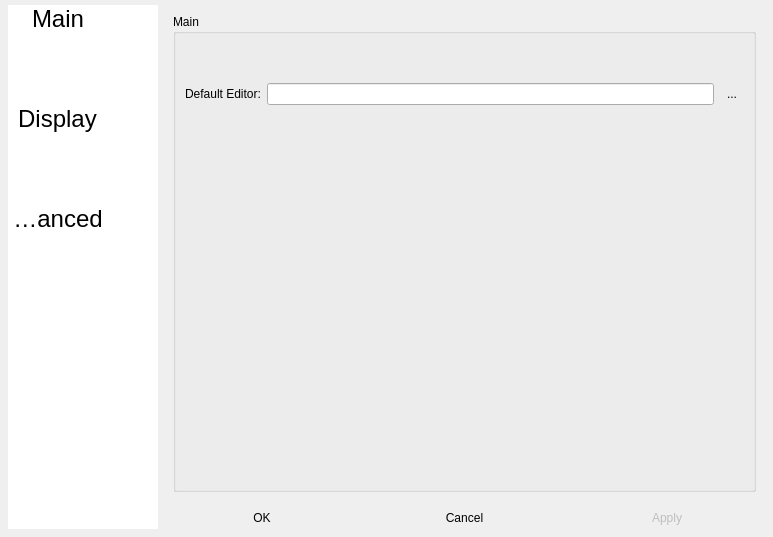
<?xml version="1.0" encoding="UTF-8"?>
<ui version="4.0">
 <class>configDialog</class>
 <widget class="QDialog" name="configDialog">
  <property name="geometry">
   <rect>
    <x>0</x>
    <y>0</y>
    <width>773</width>
    <height>537</height>
   </rect>
  </property>
  <property name="windowTitle">
   <string>Setting [*]</string>
  </property>
  <property name="styleSheet">
   <string>QPushButton:hover:flat { border: 1px solid grey; border-radius: 3px}</string>
  </property>
  <layout class="QGridLayout" name="gridLayout_3" columnstretch="2,8">
   <property name="leftMargin">
    <number>8</number>
   </property>
   <property name="topMargin">
    <number>5</number>
   </property>
   <property name="rightMargin">
    <number>8</number>
   </property>
   <property name="bottomMargin">
    <number>8</number>
   </property>
   <item row="0" column="1">
    <layout class="QVBoxLayout" name="verticalLayout" stretch="0,0">
     <property name="bottomMargin">
      <number>0</number>
     </property>
     <item>
      <widget class="QStackedWidget" name="configStackedWidget">
       <property name="currentIndex">
        <number>0</number>
       </property>
       <widget class="QWidget" name="page_main">
        <property name="sizePolicy">
         <sizepolicy hsizetype="Preferred" vsizetype="Preferred">
          <horstretch>0</horstretch>
          <verstretch>0</verstretch>
         </sizepolicy>
        </property>
        <layout class="QVBoxLayout" name="verticalLayout_5">
         <item>
          <widget class="QGroupBox" name="groupBox">
           <property name="sizePolicy">
            <sizepolicy hsizetype="Expanding" vsizetype="Expanding">
             <horstretch>0</horstretch>
             <verstretch>0</verstretch>
            </sizepolicy>
           </property>
           <property name="title">
            <string>Main</string>
           </property>
           <layout class="QVBoxLayout" name="verticalLayout_2">
            <item>
             <spacer name="verticalSpacer_2">
              <property name="orientation">
               <enum>Qt::Vertical</enum>
              </property>
              <property name="sizeType">
               <enum>QSizePolicy::Minimum</enum>
              </property>
              <property name="sizeHint" stdset="0">
               <size>
                <width>20</width>
                <height>40</height>
               </size>
              </property>
             </spacer>
            </item>
            <item>
             <layout class="QGridLayout" name="gridLayout_2">
              <item row="0" column="2">
               <widget class="QToolButton" name="defaultEditor_toolBn">
                <property name="text">
                 <string>...</string>
                </property>
                <property name="autoRaise">
                 <bool>true</bool>
                </property>
               </widget>
              </item>
              <item row="0" column="1">
               <widget class="QLineEdit" name="defaultEditor_lineEdit"/>
              </item>
              <item row="0" column="0">
               <widget class="QLabel" name="label_8">
                <property name="text">
                 <string>Default Editor:</string>
                </property>
               </widget>
              </item>
             </layout>
            </item>
            <item>
             <spacer name="verticalSpacer">
              <property name="orientation">
               <enum>Qt::Vertical</enum>
              </property>
              <property name="sizeHint" stdset="0">
               <size>
                <width>20</width>
                <height>40</height>
               </size>
              </property>
             </spacer>
            </item>
           </layout>
          </widget>
         </item>
        </layout>
       </widget>
       <widget class="QWidget" name="page_display">
        <layout class="QVBoxLayout" name="verticalLayout_6">
         <item>
          <widget class="QGroupBox" name="groupBox_2">
           <property name="title">
            <string>Display</string>
           </property>
           <layout class="QVBoxLayout" name="verticalLayout_7">
            <item>
             <spacer name="verticalSpacer_3">
              <property name="orientation">
               <enum>Qt::Vertical</enum>
              </property>
              <property name="sizeType">
               <enum>QSizePolicy::Minimum</enum>
              </property>
              <property name="sizeHint" stdset="0">
               <size>
                <width>20</width>
                <height>40</height>
               </size>
              </property>
             </spacer>
            </item>
            <item>
             <layout class="QGridLayout" name="gridLayout">
              <item row="0" column="2">
               <widget class="QToolButton" name="profileFont_toolBn">
                <property name="text">
                 <string>...</string>
                </property>
                <property name="autoRaise">
                 <bool>true</bool>
                </property>
               </widget>
              </item>
              <item row="0" column="1">
               <widget class="QLineEdit" name="profileFont_lineEdit"/>
              </item>
              <item row="0" column="0">
               <widget class="QLabel" name="label_6">
                <property name="text">
                 <string>Font (Profile, File):</string>
                </property>
               </widget>
              </item>
             </layout>
            </item>
            <item>
             <spacer name="verticalSpacer_4">
              <property name="orientation">
               <enum>Qt::Vertical</enum>
              </property>
              <property name="sizeHint" stdset="0">
               <size>
                <width>20</width>
                <height>40</height>
               </size>
              </property>
             </spacer>
            </item>
           </layout>
          </widget>
         </item>
        </layout>
       </widget>
       <widget class="QWidget" name="page_advanced">
        <layout class="QVBoxLayout" name="verticalLayout_4">
         <item>
          <widget class="QGroupBox" name="groupBox_3">
           <property name="sizePolicy">
            <sizepolicy hsizetype="Expanding" vsizetype="Expanding">
             <horstretch>0</horstretch>
             <verstretch>0</verstretch>
            </sizepolicy>
           </property>
           <property name="title">
            <string>Advanced</string>
           </property>
           <property name="alignment">
            <set>Qt::AlignLeading|Qt::AlignLeft|Qt::AlignVCenter</set>
           </property>
           <layout class="QVBoxLayout" name="verticalLayout_3" stretch="0">
            <property name="leftMargin">
             <number>9</number>
            </property>
            <property name="topMargin">
             <number>9</number>
            </property>
            <item>
             <layout class="QFormLayout" name="formLayout">
              <property name="sizeConstraint">
               <enum>QLayout::SetDefaultConstraint</enum>
              </property>
              <property name="fieldGrowthPolicy">
               <enum>QFormLayout::AllNonFixedFieldsGrow</enum>
              </property>
              <property name="verticalSpacing">
               <number>25</number>
              </property>
              <item row="0" column="0">
               <widget class="QLabel" name="label">
                <property name="text">
                 <string>Tag directory:</string>
                </property>
               </widget>
              </item>
              <item row="0" column="1">
               <layout class="QHBoxLayout" name="horizontalLayout">
                <item>
                 <widget class="QLineEdit" name="tagDir_lineEdit"/>
                </item>
                <item>
                 <widget class="QToolButton" name="tagDir_toolBn">
                  <property name="text">
                   <string>...</string>
                  </property>
                  <property name="autoRaise">
                   <bool>true</bool>
                  </property>
                 </widget>
                </item>
               </layout>
              </item>
              <item row="2" column="0">
               <widget class="QLabel" name="label_2">
                <property name="text">
                 <string>Source subst drive:</string>
                </property>
               </widget>
              </item>
              <item row="2" column="1">
               <widget class="QLineEdit" name="srcSubstDrv_lineEdit"/>
              </item>
              <item row="3" column="0">
               <widget class="QLabel" name="label_3">
                <property name="text">
                 <string>Tag subst drive:</string>
                </property>
               </widget>
              </item>
              <item row="3" column="1">
               <widget class="QLineEdit" name="tagSubstDrv_lineEdit"/>
              </item>
              <item row="4" column="0">
               <widget class="QLabel" name="label_4">
                <property name="text">
                 <string>Temp directory:</string>
                </property>
               </widget>
              </item>
              <item row="4" column="1">
               <layout class="QHBoxLayout" name="horizontalLayout_2">
                <item>
                 <widget class="QLineEdit" name="tmpDir_lineEdit"/>
                </item>
                <item>
                 <widget class="QToolButton" name="tmpDir_toolBn">
                  <property name="text">
                   <string>...</string>
                  </property>
                  <property name="autoRaise">
                   <bool>true</bool>
                  </property>
                 </widget>
                </item>
               </layout>
              </item>
              <item row="6" column="0">
               <widget class="QLabel" name="label_5">
                <property name="text">
                 <string>External Program Timeout:</string>
                </property>
               </widget>
              </item>
              <item row="6" column="1">
               <widget class="QLineEdit" name="timeoutRunExtProgram_lineEdit"/>
              </item>
             </layout>
            </item>
           </layout>
          </widget>
         </item>
        </layout>
       </widget>
      </widget>
     </item>
     <item>
      <layout class="QHBoxLayout">
       <item>
        <widget class="QPushButton" name="okButton">
         <property name="text">
          <string>OK</string>
         </property>
         <property name="icon">
          <iconset resource="../app.qrc">
           <normaloff>:/Icons/22x22/gtk-ok.png</normaloff>:/Icons/22x22/gtk-ok.png</iconset>
         </property>
         <property name="flat">
          <bool>true</bool>
         </property>
        </widget>
       </item>
       <item>
        <widget class="QPushButton" name="cancelButton">
         <property name="text">
          <string>Cancel</string>
         </property>
         <property name="icon">
          <iconset resource="../app.qrc">
           <normaloff>:/Icons/22x22/gtk-cancel.png</normaloff>:/Icons/22x22/gtk-cancel.png</iconset>
         </property>
         <property name="flat">
          <bool>true</bool>
         </property>
        </widget>
       </item>
       <item>
        <widget class="QPushButton" name="applyButton">
         <property name="enabled">
          <bool>false</bool>
         </property>
         <property name="text">
          <string>Apply</string>
         </property>
         <property name="flat">
          <bool>true</bool>
         </property>
        </widget>
       </item>
      </layout>
     </item>
    </layout>
   </item>
   <item row="0" column="0">
    <widget class="QListWidget" name="configListWidget">
     <property name="layoutDirection">
      <enum>Qt::LeftToRight</enum>
     </property>
     <property name="frameShape">
      <enum>QFrame::NoFrame</enum>
     </property>
     <property name="frameShadow">
      <enum>QFrame::Plain</enum>
     </property>
     <property name="verticalScrollBarPolicy">
      <enum>Qt::ScrollBarAlwaysOff</enum>
     </property>
     <property name="horizontalScrollBarPolicy">
      <enum>Qt::ScrollBarAlwaysOff</enum>
     </property>
     <property name="editTriggers">
      <set>QAbstractItemView::NoEditTriggers</set>
     </property>
     <property name="showDropIndicator" stdset="0">
      <bool>false</bool>
     </property>
     <property name="iconSize">
      <size>
       <width>40</width>
       <height>40</height>
      </size>
     </property>
     <property name="textElideMode">
      <enum>Qt::ElideLeft</enum>
     </property>
     <property name="movement">
      <enum>QListView::Static</enum>
     </property>
     <property name="flow">
      <enum>QListView::LeftToRight</enum>
     </property>
     <property name="isWrapping" stdset="0">
      <bool>true</bool>
     </property>
     <property name="layoutMode">
      <enum>QListView::SinglePass</enum>
     </property>
     <property name="gridSize">
      <size>
       <width>100</width>
       <height>100</height>
      </size>
     </property>
     <property name="viewMode">
      <enum>QListView::IconMode</enum>
     </property>
     <property name="uniformItemSizes">
      <bool>false</bool>
     </property>
     <property name="wordWrap">
      <bool>false</bool>
     </property>
     <property name="selectionRectVisible">
      <bool>false</bool>
     </property>
     <property name="itemAlignment">
      <set>Qt::AlignHCenter</set>
     </property>
     <item>
      <property name="text">
       <string>Main</string>
      </property>
      <property name="font">
       <font>
        <pointsize>18</pointsize>
       </font>
      </property>
      <property name="textAlignment">
       <set>AlignCenter</set>
      </property>
      <property name="icon">
       <iconset resource="../app.qrc">
        <normaloff>:/Icons/48x48/applications-system.png</normaloff>:/Icons/48x48/applications-system.png</iconset>
      </property>
     </item>
     <item>
      <property name="text">
       <string>Display</string>
      </property>
      <property name="font">
       <font>
        <pointsize>18</pointsize>
       </font>
      </property>
      <property name="textAlignment">
       <set>AlignCenter</set>
      </property>
      <property name="icon">
       <iconset resource="../app.qrc">
        <normaloff>:/Icons/48x48/applications-graphics-5.png</normaloff>:/Icons/48x48/applications-graphics-5.png</iconset>
      </property>
     </item>
     <item>
      <property name="text">
       <string>Advanced</string>
      </property>
      <property name="font">
       <font>
        <pointsize>18</pointsize>
       </font>
      </property>
      <property name="textAlignment">
       <set>AlignCenter</set>
      </property>
      <property name="icon">
       <iconset resource="../app.qrc">
        <normaloff>:/Icons/48x48/application-x-gnome-saved-search.png</normaloff>:/Icons/48x48/application-x-gnome-saved-search.png</iconset>
      </property>
     </item>
    </widget>
   </item>
  </layout>
 </widget>
 <resources>
  <include location="../app.qrc"/>
 </resources>
 <connections/>
</ui>
